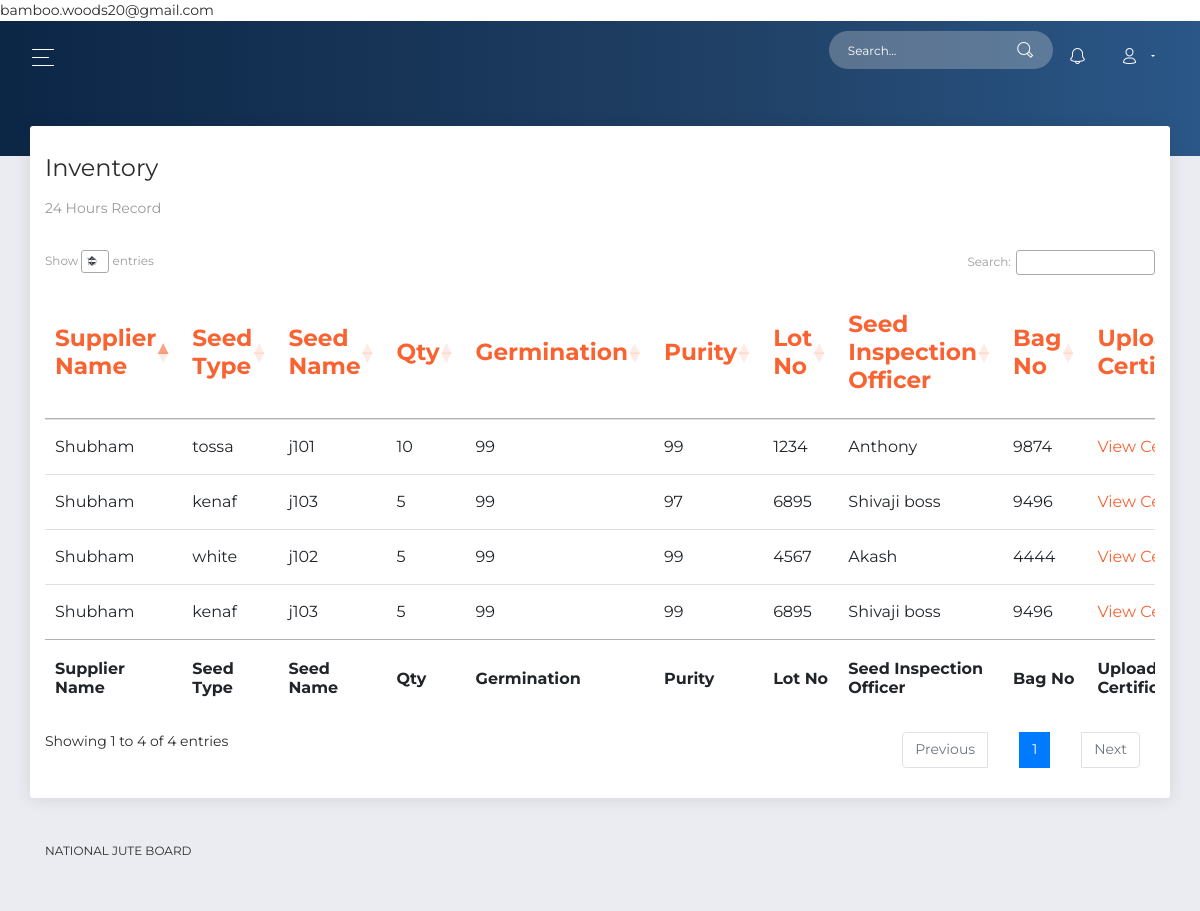
/viewinvt_s.php (signed in), run on the app's committed database.
### tables this page shows
CREATE TABLE `inventory` (
  `iid` int(11) NOT NULL,
  `org` varchar(255) NOT NULL,
  `email` varchar(255) NOT NULL,
  `supplier` varchar(255) NOT NULL,
  `seedtype` varchar(255) NOT NULL,
  `seed` varchar(255) NOT NULL,
  `qty` float NOT NULL,
  `germination` float NOT NULL,
  `purity` float NOT NULL,
  `lot` bigint(100) NOT NULL,
  `insofficer` varchar(255) NOT NULL,
  `bag` bigint(100) NOT NULL,
  `certificate` varchar(10000) NOT NULL,
  `analysis` varchar(10000) NOT NULL,
  `created` timestamp NOT NULL DEFAULT CURRENT_TIMESTAMP ON UPDATE CURRENT_TIMESTAMP
);

### viewinvt_s.php (the view, shortened to what this page needs)
<?php
include_once 'database.php';
if (isset($_SESSION['user'])) {
$user=$_SESSION['user'];
$result = mysqli_query($conn,"SELECT * FROM supplier where email='$user'");
 $row = mysqli_fetch_assoc($result);
 $user_status=$row['status'];
  $user_type=$row['type'];
 if($user_type!='Official' && $user_status=='Active')
 {
$result3 = mysqli_query($conn,"SELECT * FROM inventory where email='$user'");
 ?>
<!DOCTYPE html>
<html lang="en">
<head>
  <link rel="stylesheet" href="https://use.fontawesome.com/releases/v5.7.1/css/all.css">
  <link href="sassets/css/bootstrap.min.css" rel="stylesheet" />
  <link href="sassets/css/now-ui-dashboard.css?v=1.5.0" rel="stylesheet" />
  <link href="sassets/demo/demo.css" rel="stylesheet" />
  <link rel="stylesheet" type="text/css" href="https://cdn.datatables.net/1.10.21/css/jquery.dataTables.css">
  <link rel="stylesheet" type="text/css" href="https://cdn.datatables.net/1.10.21/css/dataTables.bootstrap4.min.css">
</head>
<body class="">
  <div class="wrapper ">
    <div class="main-panel" id="main-panel">
      <nav class="navbar navbar-expand-lg navbar-transparent  bg-primary  navbar-absolute">
        <div class="container-fluid">
          <div class="navbar-wrapper">
            <div class="navbar-toggle">
              <button type="button" class="navbar-toggler">
                <span class="navbar-toggler-bar bar1"></span>
                <span class="navbar-toggler-bar bar2"></span>
                <span class="navbar-toggler-bar bar3"></span>
              </button>
            </div>
          </div>
          <?php include('action.php');?>
        </div>
      </nav>
      <div class="panel-header panel-header-sm">
      </div>
      <div class="content">
        <div class="row">
          <div class="col-md-12">
            <div class="card">
              <div class="card-header">
                <h4 class="card-title">Inventory</h4>
                 <p class="card-category">24 Hours Record</p>
              </div>
              <div class="card-body " style="overflow: scroll;">
                <div class="table-responsive">
                  <table class="table" id="example" class="table table-striped table-bordered" style="width:100%">
                    <thead class=" text-primary">
                     <tr>
                      <th>Supplier Name</th>
                      <th>Seed Type</th>
                      <th>Seed Name</th>
                      <th>Qty</th>
                      <th>Germination</th>
                      <th>Purity</th>
                      <th>Lot No</th>
                      <th>Seed Inspection Officer</th>
                      <th>Bag No</th>
                      <th>Upload Certificate</th>
                    </tr>
                  </thead>
                  <tbody>
                   <?php
                    if ($result3->num_rows > 0) {
                    while($row1 = $result3->fetch_assoc()) {
                      echo" <tr>";
                      echo"<td>".$row1['supplier']."</td>";
                       echo"<td>".$row1['seedtype']."</td>";
                       echo"<td>".$row1['seed']."</td>";
                       echo"<td>".$row1['qty']."</td>";
                       echo"<td>".$row1['germination']."</td>";
                       echo"<td>".$row1['purity']."</td>";
                       echo"<td>".$row1['lot']."</td>";
                       echo"<td>".$row1['insofficer']."</td>";
                       echo"<td>".$row1['bag']."</td>";
                      ?>
                       <td><a href="uploads/<?php echo($row1['certificate']); ?>" target="_blank" >View Certificate </a></td>
                       <?php
                         echo" </tr>"; }
                        }
                        ?>
                             </tbody>
                  <tfoot>
                    <tr>
                   <th>Supplier Name</th>
                      <th>Seed Type</th>
                      <th>Seed Name</th>
                      <th>Qty</th>
                      <th>Germination</th>
                      <th>Purity</th>
                      <th>Lot No</th>
                      <th>Seed Inspection Officer</th>
                      <th>Bag No</th>
                      <th>Upload Certificate</th>
                    </tr>
                  </tfoot>
                  </table>
                </div>
              </div>
            </div>
          </div>
     <?php include('footer.php'); ?>
    </div>
  </div>
</body>
</html>
<?php
}
}
else{
  header("location: ./login.php");
}?>

### data on the page
inventory: supplier "Shubham", seedtype "tossa", seed "j101", qty "10", germination "99", purity "99", lot "1234", insofficer "Anthony", bag "9874"
inventory: supplier "Shubham", seedtype "kenaf", seed "j103", qty "5", germination "99", purity "97", lot "6895", insofficer "Shivaji boss", bag "9496"
inventory: supplier "Shubham", seedtype "white", seed "j102", qty "5", germination "99", purity "99", lot "4567", insofficer "Akash", bag "4444"
inventory: supplier "Shubham", seedtype "kenaf", seed "j103", qty "5", germination "99", purity "99", lot "6895", insofficer "Shivaji boss", bag "9496"
